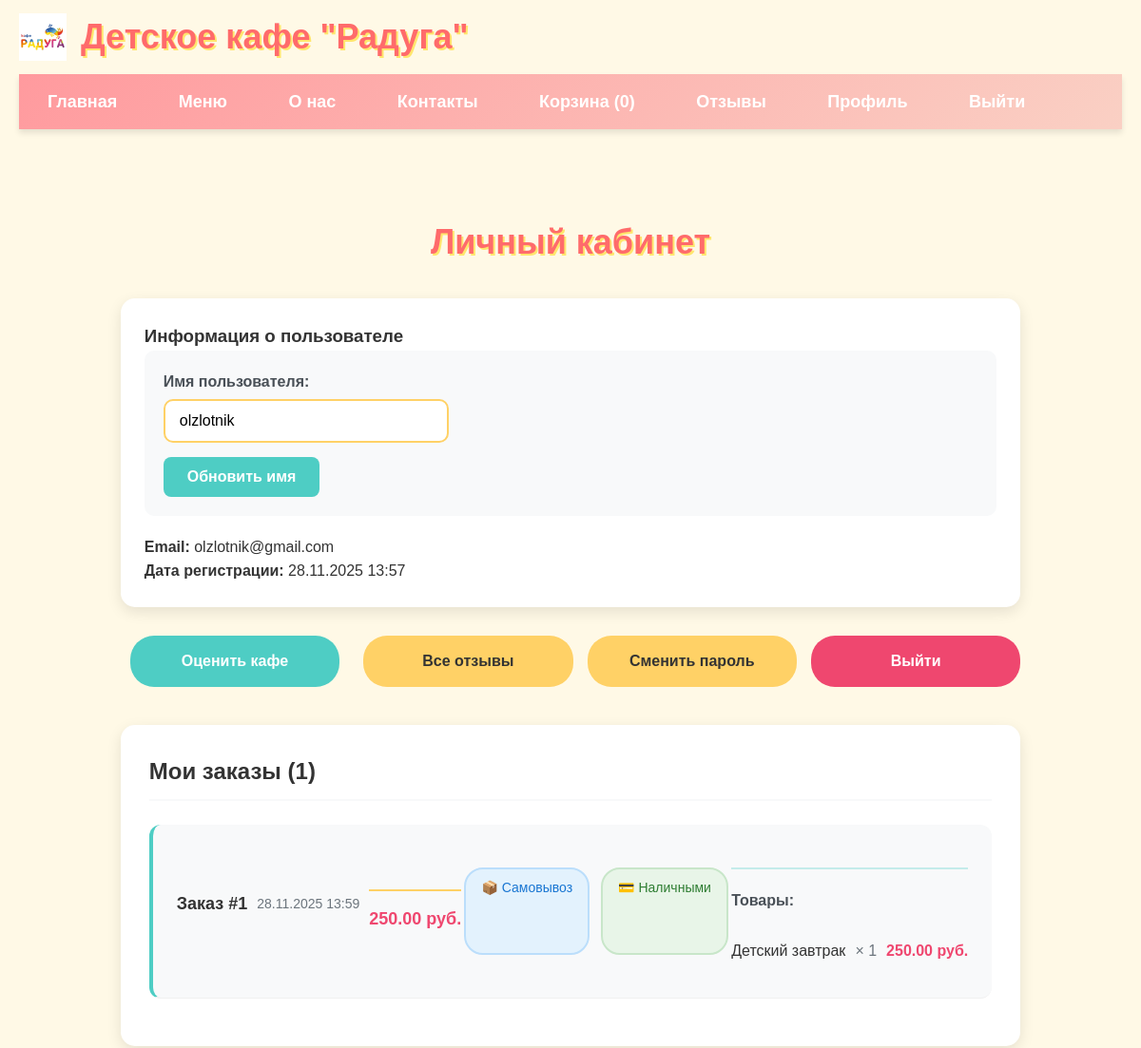
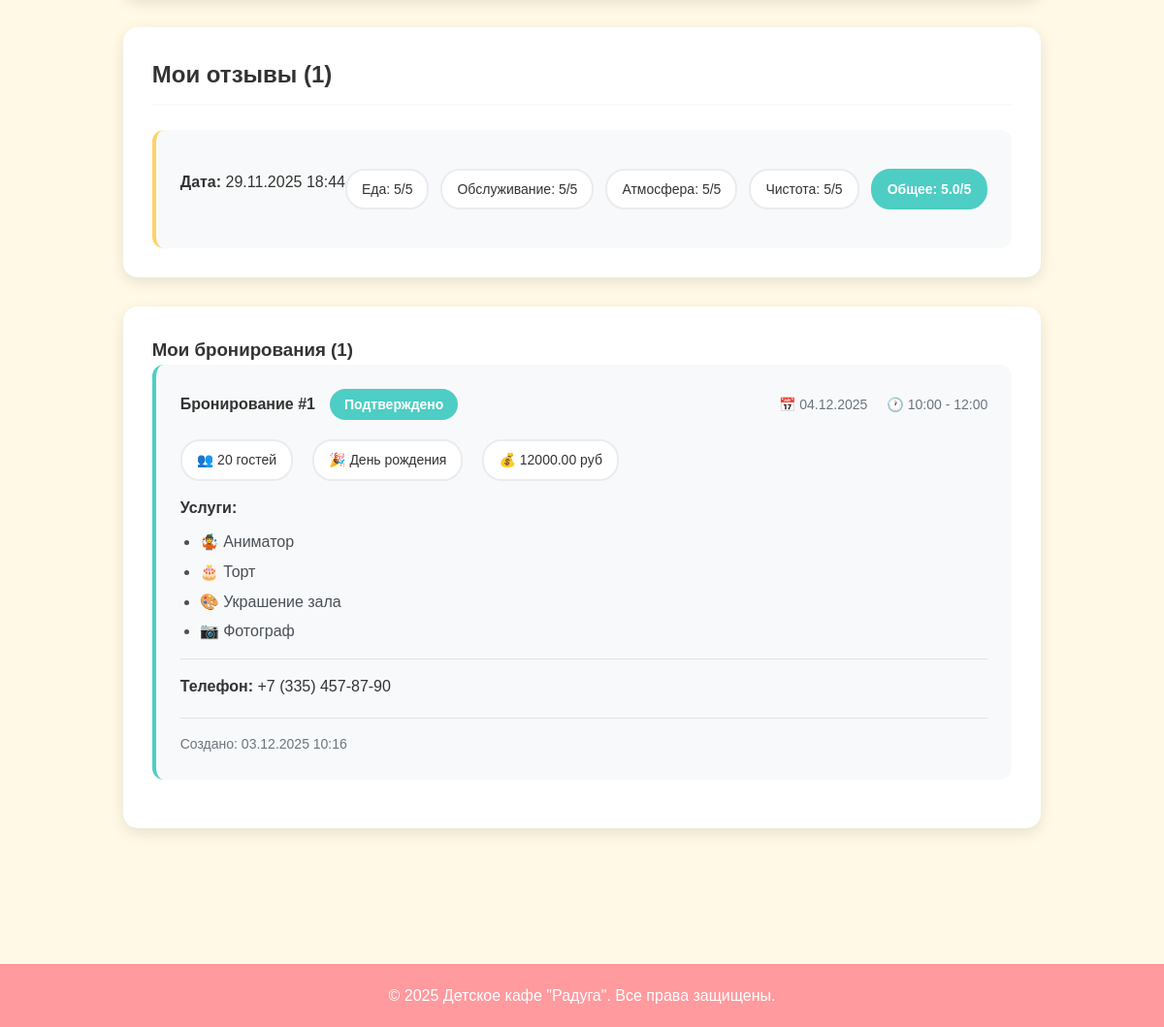
/profile/ (signed in), run on the app's committed database (2 pictures, top to bottom).
### homepage/models.py (models this page shows, shortened)
class CustomUser(AbstractUser):
    email = models.EmailField(unique=True, verbose_name='Email адрес')
    USERNAME_FIELD = 'email'
    REQUIRED_FIELDS = []  # Убираем username из REQUIRED_FIELDS
    objects = CustomUserManager()
    class Meta:
        verbose_name = 'Пользователь'
        verbose_name_plural = 'Пользователи'

class CafeRating(models.Model):
    FOOD_TASTE_CHOICES = [
        ('excellent', 'Очень вкусная'),
        ('good', 'Вкусная'),
        ('average', 'Нормальная'),
        ('poor', 'Не очень'),
        ('bad', 'Не вкусная'),
    ]
    PORTION_SIZE_CHOICES = [
        ('large', 'Очень большие'),
        ('normal', 'Нормальные'),
        ('small', 'Маленькие'),
    ]
    SPEED_SERVICE_CHOICES = [
        ('fast', 'Очень быстро'),
        ('normal', 'Нормально'),
        ('slow', 'Медленно'),
        ('very_slow', 'Очень медленно'),
    ]
    STAFF_FRIENDLINESS_CHOICES = [
        ('excellent', 'Очень вежливые'),
        ('good', 'Вежливые'),
        ('average', 'Нормальные'),
        ('poor', 'Не очень вежливые'),
    ]
    PRICE_QUALITY_CHOICES = [
        ('excellent', 'Отличное'),
        ('good', 'Хорошее'),
        ('fair', 'Удовлетворительное'),
        ('poor', 'Плохое'),
    ]
    CHILD_FRIENDLY_CHOICES = [
        ('excellent', 'Отлично'),
        ('good', 'Хорошо'),
        ('average', 'Нормально'),
        ('poor', 'Плохо'),
    ]
    RECOMMEND_CHOICES = [
        ('yes', 'Да, обязательно'),
        ('maybe', 'Возможно'),
        ('no', 'Нет'),
    ]
    user = models.ForeignKey(get_user_model(), on_delete=models.CASCADE, verbose_name='Пользователь')
    food_quality = models.IntegerField(
        validators=[MinValueValidator(1), MaxValueValidator(5)],
        verbose_name='Качество еды'
    )
    service_quality = models.IntegerField(
        validators=[MinValueValidator(1), MaxValueValidator(5)],
        verbose_name='Качество обслуживания'
    )
    atmosphere = models.IntegerField(
        validators=[MinValueValidator(1), MaxValueValidator(5)],
        verbose_name='Атмосфера'
    )
    cleanliness = models.IntegerField(
        validators=[MinValueValidator(1), MaxValueValidator(5)],
        verbose_name='Чистота'
    )
    food_taste = models.CharField(
        max_length=20,
        choices=FOOD_TASTE_CHOICES,
        verbose_name='Вкус еды'
    )
    portion_size = models.CharField(
        max_length=20,
        choices=PORTION_SIZE_CHOICES,
        verbose_name='Размер порций'
    )
    speed_service = models.CharField(
        max_length=20,
        choices=SPEED_SERVICE_CHOICES,
        verbose_name='Скорость обслуживания'
    )
    staff_friendliness = models.CharField(
        max_length=20,
        choices=STAFF_FRIENDLINESS_CHOICES,
        verbose_name='Вежливость персонала'
    )
    price_quality = models.CharField(
        max_length=20,
        choices=PRICE_QUALITY_CHOICES,
        verbose_name='Соотношение цены и качества'
    )
    child_friendly = models.CharField(
        max_length=20,
        choices=CHILD_FRIENDLY_CHOICES,
        verbose_name='Удобство для детей'
    )
    recommend = models.CharField(
        max_length=10,
        choices=RECOMMEND_CHOICES,
        verbose_name='Рекомендация'
    )
    comment = models.TextField(blank=True, max_length=500, verbose_name='Комментарий')
    overall_rating = models.FloatField(verbose_name='Общая оценка')
    created_at = models.DateTimeField(auto_now_add=True, verbose_name='Дата создания')
    class Meta:
        verbose_name = 'Оценка кафе'
        verbose_name_plural = 'Оценки кафе'
        ordering = ['-created_at']

class Booking(models.Model):
    EVENT_TYPE_CHOICES = [
        ('birthday', 'День рождения'),
        ('holiday', 'Праздник'),
        ('graduation', 'Выпускной'),
        ('other', 'Другое'),
    ]
    user = models.ForeignKey(get_user_model(), on_delete=models.CASCADE, verbose_name='Пользователь')
    event_date = models.DateField(verbose_name='Дата мероприятия')
    event_time = models.TimeField(verbose_name='Время начала')
    event_duration = models.IntegerField(
        verbose_name='Продолжительность (часы)',
        default=2,
        validators=[MinValueValidator(1), MaxValueValidator(8)]
    )
    event_end_time = models.TimeField(verbose_name='Время окончания', blank=True, null=True)
    guests_count = models.IntegerField(
        verbose_name='Количество гостей',
        validators=[MinValueValidator(1), MaxValueValidator(50)]
    )
    event_type = models.CharField(
        max_length=20,
        choices=EVENT_TYPE_CHOICES,
        verbose_name='Тип мероприятия'
    )
    services = models.JSONField(
        verbose_name='Дополнительные услуги',
        default=list,
        help_text='Список выбранных услуг'
    )
    phone = models.CharField(max_length=20, verbose_name='Контактный телефон')
    comments = models.TextField(blank=True, verbose_name='Дополнительные пожелания')
    STATUS_CHOICES = [
        ('pending', 'Ожидает подтверждения'),
        ('confirmed', 'Подтверждено'),
        ('cancelled', 'Отменено'),
        ('completed', 'Завершено'),
    ]
    status = models.CharField(
        max_length=20,
        choices=STATUS_CHOICES,
        default='pending',
        verbose_name='Статус'
    )
    base_cost = models.DecimalField(
        max_digits=10,
        decimal_places=2,
        default=5000.00,
        verbose_name='Базовая стоимость'
    )
    services_cost = models.DecimalField(
        max_digits=10,
        decimal_places=2,
        default=0.00,
        verbose_name='Стоимость услуг'
    )
    total_cost = models.DecimalField(
        max_digits=10,
        decimal_places=2,
        default=5000.00,
        verbose_name='Общая стоимость'
    )
    created_at = models.DateTimeField(auto_now_add=True, verbose_name='Дата создания')
    updated_at = models.DateTimeField(auto_now=True, verbose_name='Дата обновления')
    class Meta:
        verbose_name = 'Бронирование мероприятия'
        verbose_name_plural = 'Бронирования мероприятий'
        ordering = ['-created_at']
        indexes = [
            models.Index(fields=['event_date', 'event_time']),
            models.Index(fields=['status']),
        ]

### menu/models.py (models this page shows, shortened)
class Order(models.Model):
    user = models.ForeignKey(settings.AUTH_USER_MODEL, on_delete=models.CASCADE, null=True, blank=True, verbose_name='Пользователь')
    customer_name = models.CharField(max_length=100, verbose_name='Имя клиента')
    customer_phone = models.CharField(max_length=20, verbose_name='Телефон')
    customer_address = models.TextField(blank=True, verbose_name='Адрес доставки')
    payment_method = models.CharField(max_length=20, choices=[
        ('cash', 'Наличными'),
        ('card', 'Картой'),
        ('online', 'Онлайн оплата')
    ], verbose_name='Способ оплаты')
    delivery_method = models.CharField(max_length=20, choices=[
        ('pickup', 'Самовывоз'),
        ('delivery', 'Доставка')
    ], verbose_name='Способ получения')
    delivery_city = models.CharField(max_length=50, blank=True, verbose_name='Город доставки')
    delivery_distance = models.IntegerField(default=0, verbose_name='Расстояние доставки (кm)')
    delivery_price = models.DecimalField(max_digits=10, decimal_places=2, default=0, verbose_name='Стоимость доставки')
    total_price = models.DecimalField(max_digits=10, decimal_places=2, verbose_name='Общая стоимость')
    created_at = models.DateTimeField(auto_now_add=True, verbose_name='Дата создания')
    class Meta:
        verbose_name = 'Заказ'
        verbose_name_plural = 'Заказы'

class OrderItem(models.Model):
    order = models.ForeignKey(Order, related_name='items', on_delete=models.CASCADE)
    product = models.ForeignKey(
        'Product',  # Ссылка на продукт
        on_delete=models.SET_NULL,  # При удалении продукта оставляем запись
        null=True,
        blank=True,
        verbose_name='Товар'
    )
    product_title = models.CharField(max_length=200, verbose_name='Название товара')
    product_price = models.DecimalField(max_digits=10, decimal_places=2, verbose_name='Цена товара')
    quantity = models.IntegerField(verbose_name='Количество')
    class Meta:
        verbose_name = 'Элемент заказа'
        verbose_name_plural = 'Элементы заказа'
        ordering = ['-id']

### homepage/views.py (the view, shortened to what this page needs)
# urls.py: path('profile/', views.profile, name='profile'),
@login_required
def profile(request):
    user_ratings = CafeRating.objects.filter(user=request.user).order_by('-created_at')
    user_orders = Order.objects.filter(user=request.user).order_by('-created_at')
    user_bookings = Booking.objects.filter(user=request.user).order_by('-created_at')
    context = {
        'user': request.user,
        'ratings': user_ratings,
        'orders': user_orders,
        'bookings': user_bookings
    }
    return render(request, 'profile.html', context)

### templates/profile.html (shortened to what this page needs)
{% extends "base.html" %}
{% block content %}
<div class="profile-page">
    <h1>Личный кабинет</h1>
    <div class="profile-info">
        <h3>Информация о пользователе</h3>
        <form method="post" class="profile-form">
            <div class="form-group">
                <label for="username">Имя пользователя:</label>
                <input type="text" id="username" name="username" value="{{ user.username|default:'' }}"
                       class="form-control" placeholder="Введите ваше имя">
            </div>
            <button type="submit" class="update-profile-button">Обновить имя</button>
        </form>
        <p><strong>Email:</strong> {{ user.email }}</p>
        <p><strong>Дата регистрации:</strong> {{ user.date_joined|date:"d.m.Y H:i" }}</p>
    </div>
    <div class="profile-actions">
        <a href="{% url 'homepage:rate_cafe' %}" class="rate-button">Оценить кафе</a>
        <a href="{% url 'homepage:reviews' %}" class="reviews-button">Все отзывы</a>
        <a href="{% url 'homepage:password_change' %}" class="change-password-button">Сменить пароль</a>
        <a href="{% url 'homepage:logout' %}" class="logout-button">Выйти</a>
    </div>
    <div class="user-orders">
        <h3>Мои заказы ({{ orders|length }})</h3>
        {% if orders %}
            {% for order in orders %}
            <div class="order-item">
                <div class="order-header">
                    <strong>Заказ #{{ order.id }}</strong>
                    <span class="order-date">{{ order.created_at|date:"d.m.Y H:i" }}</span>
                    <span class="order-total">{{ order.total_price }} руб.</span>
                </div>
                <div class="order-meta">
                    <span class="meta-item delivery-{{ order.delivery_method }}">
                        📦 {% if order.delivery_method == 'delivery' %}Доставка{% else %}Самовывоз{% endif %}
                    </span>
                    <span class="meta-item payment-{{ order.payment_method }}">
                        💳 {% if order.payment_method == 'cash' %}Наличными{% elif order.payment_method == 'card' %}Картой{% else %}Онлайн{% endif %}
                    </span>
                </div>
                <div class="order-items">
                    <div class="items-title">Товары:</div>
                    {% for item in order.items.all %}
                    <div class="order-product">
                        <span class="product-name">{{ item.product_title }}</span>
                        <span class="product-quantity">× {{ item.quantity }}</span>
                        <span class="product-price">{{ item.product_price|floatformat:2 }} руб.</span>
                    </div>
                    {% endfor %}
                </div>
            </div>
            {% endfor %}
        {% else %}
            <p class="no-orders">У вас еще нет заказов</p>
        {% endif %}
    </div>
    <div class="user-ratings">
        <h3>Мои отзывы ({{ ratings|length }})</h3>
        {% if ratings %}
            {% for rating in ratings %}
            <div class="rating-item">
                <div class="rating-header">
                    <strong>Дата:</strong> {{ rating.created_at|date:"d.m.Y H:i" }}
                </div>
                <div class="rating-scores">
                    <span class="score-item">Еда: {{ rating.food_quality }}/5</span>
                    <span class="score-item">Обслуживание: {{ rating.service_quality }}/5</span>
                    <span class="score-item">Атмосфера: {{ rating.atmosphere }}/5</span>
                    <span class="score-item">Чистота: {{ rating.cleanliness }}/5</span>
                    <span class="score-item overall"><strong>Общее: {{ rating.overall_rating|floatformat:1 }}/5</strong></span>
                </div>
            </div>
            {% endfor %}
        {% else %}
            <p class="no-ratings">Вы еще не оставляли отзывов</p>
        {% endif %}
    </div>
    <div class="user-bookings">
        <h3>Мои бронирования ({{ bookings|length }})</h3>
        {% if bookings %}
            {% for booking in bookings %}
            <div class="booking-item status-{{ booking.status }}">
                <div class="booking-header">
                    <div class="booking-title">
                        <strong>Бронирование #{{ booking.id }}</strong>
                        <span class="booking-status">{{ booking.get_status_display }}</span>
                    </div>
                    <div class="booking-date-time">
                        <span class="booking-date">📅 {{ booking.event_date|date:"d.m.Y" }}</span>
                        <span class="booking-time">🕐 {{ booking.event_time|time:"H:i" }} - {{ booking.event_end_time|time:"H:i" }}</span>
                    </div>
                </div>
                <div class="booking-details">
                    <div class="booking-info">
                        <span class="info-item">👥 {{ booking.guests_count }} гостей</span>
                        <span class="info-item">🎉 {{ booking.get_event_type_display }}</span>
                        <span class="info-item">💰 {{ booking.total_cost }} руб</span>
                    </div>
                    {% if booking.services %}
                    <div class="booking-services">
                        <strong>Услуги:</strong>
                        <ul>
                            {% for service in booking.services %}
                                <li>
                                    {% if service == 'animator' %}🤹 Аниматор
                                    {% elif service == 'cake' %}🎂 Торт
                                    {% elif service == 'decorations' %}🎨 Украшение зала
                                    {% elif service == 'photographer' %}📷 Фотограф
                                    {% else %}{{ service }}{% endif %}
                                </li>
                            {% endfor %}
                        </ul>
                    </div>
                    {% endif %}
                    <div class="booking-contact">
                        <strong>Телефон:</strong> {{ booking.phone }}
                    </div>
                </div>
                <div class="booking-footer">
                    <span class="booking-created">Создано: {{ booking.created_at|date:"d.m.Y H:i" }}</span>
                </div>
            </div>
            {% endfor %}
        {% else %}
            <p class="no-bookings">У вас еще нет бронирований</p>
        {% endif %}
    </div>
</div>
{% endblock %}

### data on the page
CustomUser: username "olzlotnik", email "olzlotnik@gmail.com", date_joined "28.11.2025 13:57"
Order: id "1", created_at "28.11.2025 13:59", total_price "250.00", delivery_method "Самовывоз", payment_method "Наличными"
OrderItem: product_title "Детский завтрак", quantity "1", product_price "250.00"
CafeRating: created_at "29.11.2025 18:44", food_quality "5", service_quality "5", atmosphere "5", cleanliness "5", overall_rating "5.0"
Booking: id "1", status "Подтверждено", event_date "04.12.2025", event_time "10:00", event_end_time "12:00", guests_count "20", event_type "День рождения", total_cost "12000.00", shows "Услуги:", phone "+7 (335) 457-87-90", created_at "03.12.2025 10:16"

### other printed values
{{ cart_count }} "0"
{{ orders|length }} "1"
{{ ratings|length }} "1"
{{ bookings|length }} "1"
